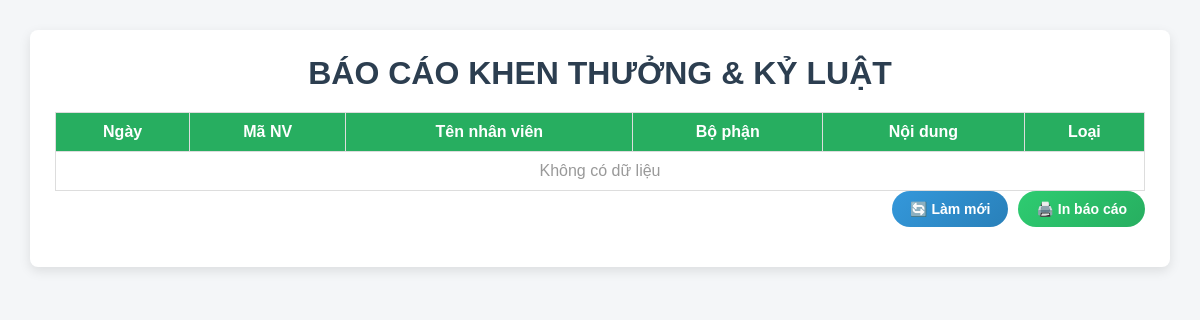
The page /baocao.php on the database as committed earlier.
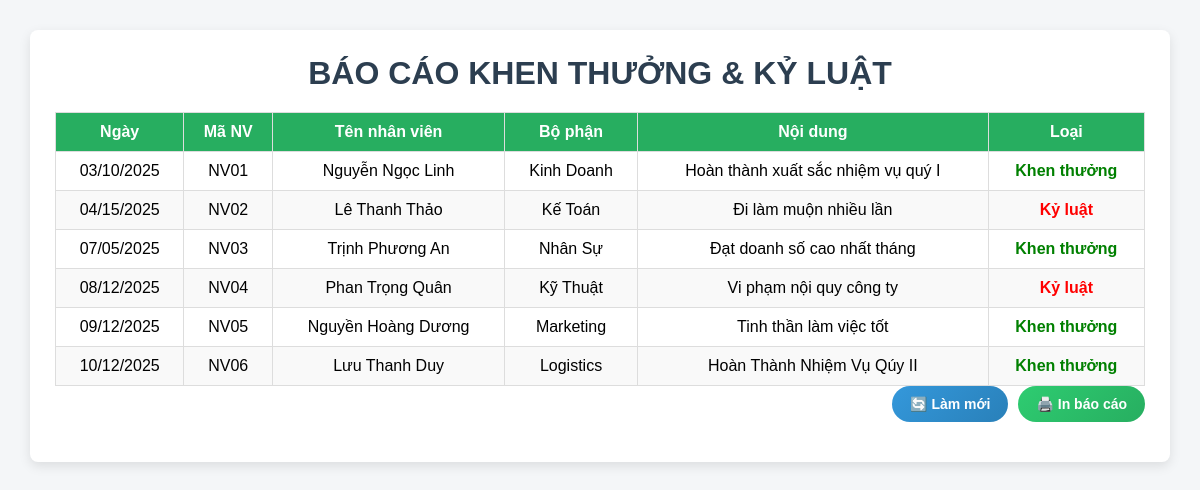
The same page on the database as committed later.
### tables this page shows
CREATE TABLE `tbl_khenthuongkyluat` (
  `ID` int(11) NOT NULL,
  `SoKTKL` int(11) DEFAULT NULL,
  `NoiDung` varchar(500) DEFAULT NULL,
  `Ngay` date DEFAULT NULL,
  `MaNV` varchar(15) DEFAULT NULL,
  `Loai` int(50) DEFAULT NULL
);

CREATE TABLE `tbl_nhanvien` (
  `MaNV` varchar(15) NOT NULL,
  `HoTen` varchar(50) DEFAULT NULL,
  `GioiTinh` bit(1) DEFAULT NULL,
  `NgaySinh` date DEFAULT NULL,
  `DienThoai` varchar(50) DEFAULT NULL,
  `CCCD` varchar(50) DEFAULT NULL,
  `DiaChi` varchar(300) DEFAULT NULL,
  `HinhAnh` varbinary(50000) DEFAULT NULL,
  `IDPB` int(11) DEFAULT NULL,
  `IDBP` int(11) DEFAULT NULL,
  `IDCV` int(11) DEFAULT NULL,
  `IDTD` int(11) DEFAULT NULL
);

CREATE TABLE `tbl_bophan` (
  `IDBP` int(11) NOT NULL,
  `TenBP` varchar(50) DEFAULT NULL
);

### baocao.php (the view, shortened to what this page needs)
<?php
include 'connect.php';
$sql =
'SELECT
    kt.Ngay,
    kt.MaNV,
    nv.HoTen,
    bp.TenBP,
    kt.NoiDung,
    kt.Loai
FROM tbl_khenthuongkyluat kt
LEFT JOIN tbl_nhanvien nv ON kt.MaNV = nv.MaNV
LEFT JOIN tbl_bophan bp ON nv.IDBP = bp.IDBP
ORDER BY kt.Ngay ASC';
$result = mysqli_query($conn, $sql);
?>
<!DOCTYPE html>
<html lang="vi">
<head>
    <link rel="stylesheet" href="baocao.css">
</head>
<body>
    <div class="container">
        <h1>BÁO CÁO KHEN THƯỞNG & KỶ LUẬT</h1>
        <table>
            <thead>
                <tr>
                    <th>Ngày</th>
                    <th>Mã NV</th>
                    <th>Tên nhân viên</th>
                    <th>Bộ phận</th>
                    <th>Nội dung</th>
                    <th>Loại</th>
                </tr>
            </thead>
            <tbody>
                <?php if (mysqli_num_rows($result) > 0) { ?>
                    <?php while ($row = mysqli_fetch_assoc($result)) { ?>
                    <tr>
                        <td><?= date("m/d/Y", strtotime($row['Ngay'])) ?></td>
                        <td><?= str_pad($row['MaNV'], 2, "0", STR_PAD_LEFT) ?></td>
                        <td><?= $row['HoTen'] ?></td>
                        <td><?= $row['TenBP'] ?></td>
                        <td><?= $row['NoiDung'] ?></td>
                        <td>
                            <?php if ($row['Loai'] == 1) { ?>
                                <span class="thuong">Khen thưởng</span>
                            <?php } else { ?>
                                <span class="kyluat">Kỷ luật</span>
                            <?php } ?>
                        </td>
                    </tr>
                    <?php } ?>
                <?php } else { ?>
                    <tr>
                        <td colspan="6" class="empty">Không có dữ liệu</td>
                    </tr>
                <?php } ?>
            </tbody>
        </table>
        <div class="actions">
            <button onclick="location.reload();" class="btn refresh">
                🔄 Làm mới
            </button>
            <button onclick="window.print();" class="btn print">
                🖨️ In báo cáo
            </button>
        </div>
    </div>
</body>
</html>

### baocao.css (style rules this page uses)
* { margin: 0; padding: 0; box-sizing: border-box; }
body { font-family: Arial, Helvetica, sans-serif; background: #f4f6f8; }
.container { width: 95%; max-width: 1200px; background: #ffffff; margin: 30px auto; padding: 25px; border-radius: 8px; box-shadow: 0 4px 12px rgba(0,0,0,0.1); }
h1 { text-align: center; color: #2c3e50; margin-bottom: 20px; }
.actions { display: flex; justify-content: flex-end; gap: 10px; margin-bottom: 15px; }
.btn { display: inline-flex; align-items: center; gap: 6px; padding: 10px 18px; font-size: 14px; font-weight: bold; border-radius: 30px; border: none; cursor: pointer; text-decoration: none; transition: all 0.3s ease; }
.btn.refresh { background: linear-gradient(135deg, #3498db, #2980b9); color: #fff; }
.btn.print { background: linear-gradient(135deg, #2ecc71, #27ae60); color: #fff; }
table { width: 100%; border-collapse: collapse; margin-top: 10px; }
table thead { background: #27ae60; color: #fff; }
table th, table td { padding: 10px; border: 1px solid #ddd; text-align: center; }
table tr:nth-child(even) { background: #f9f9f9; }
.thuong { color: green; font-weight: bold; }
.kyluat { color: red; font-weight: bold; }
.empty { text-align: center; color: #999; }

Rows that differ between the two databases and show on the page:
added tbl_khenthuongkyluat: Ngay "03/10/2025", MaNV "NV01", tbl_nhanvien.HoTen "Nguyễn Ngọc Linh", tbl_bophan.TenBP "Kinh Doanh", NoiDung "Hoàn thành xuất sắc nhiệm vụ quý I", Loai "Khen thưởng"
added tbl_khenthuongkyluat: Ngay "04/15/2025", MaNV "NV02", tbl_nhanvien.HoTen "Lê Thanh Thảo", tbl_bophan.TenBP "Kế Toán", NoiDung "Đi làm muộn nhiều lần", Loai "Kỷ luật"
added tbl_khenthuongkyluat: Ngay "07/05/2025", MaNV "NV03", tbl_nhanvien.HoTen "Trịnh Phương An", tbl_bophan.TenBP "Nhân Sự", NoiDung "Đạt doanh số cao nhất tháng", Loai "Khen thưởng"
added tbl_khenthuongkyluat: Ngay "08/12/2025", MaNV "NV04", tbl_nhanvien.HoTen "Phan Trọng Quân", tbl_bophan.TenBP "Kỹ Thuật", NoiDung "Vi phạm nội quy công ty", Loai "Kỷ luật"
added tbl_khenthuongkyluat: Ngay "09/12/2025", MaNV "NV05", tbl_nhanvien.HoTen "Nguyền Hoàng Dương", tbl_bophan.TenBP "Marketing", NoiDung "Tinh thần làm việc tốt", Loai "Khen thưởng"
added tbl_khenthuongkyluat: Ngay "10/12/2025", MaNV "NV06", tbl_nhanvien.HoTen "Lưu Thanh Duy", tbl_bophan.TenBP "Logistics", NoiDung "Hoàn Thành Nhiệm Vụ Qúy II", Loai "Khen thưởng"
Other text that changed with them:
text no longer shown: "Không có dữ liệu"
